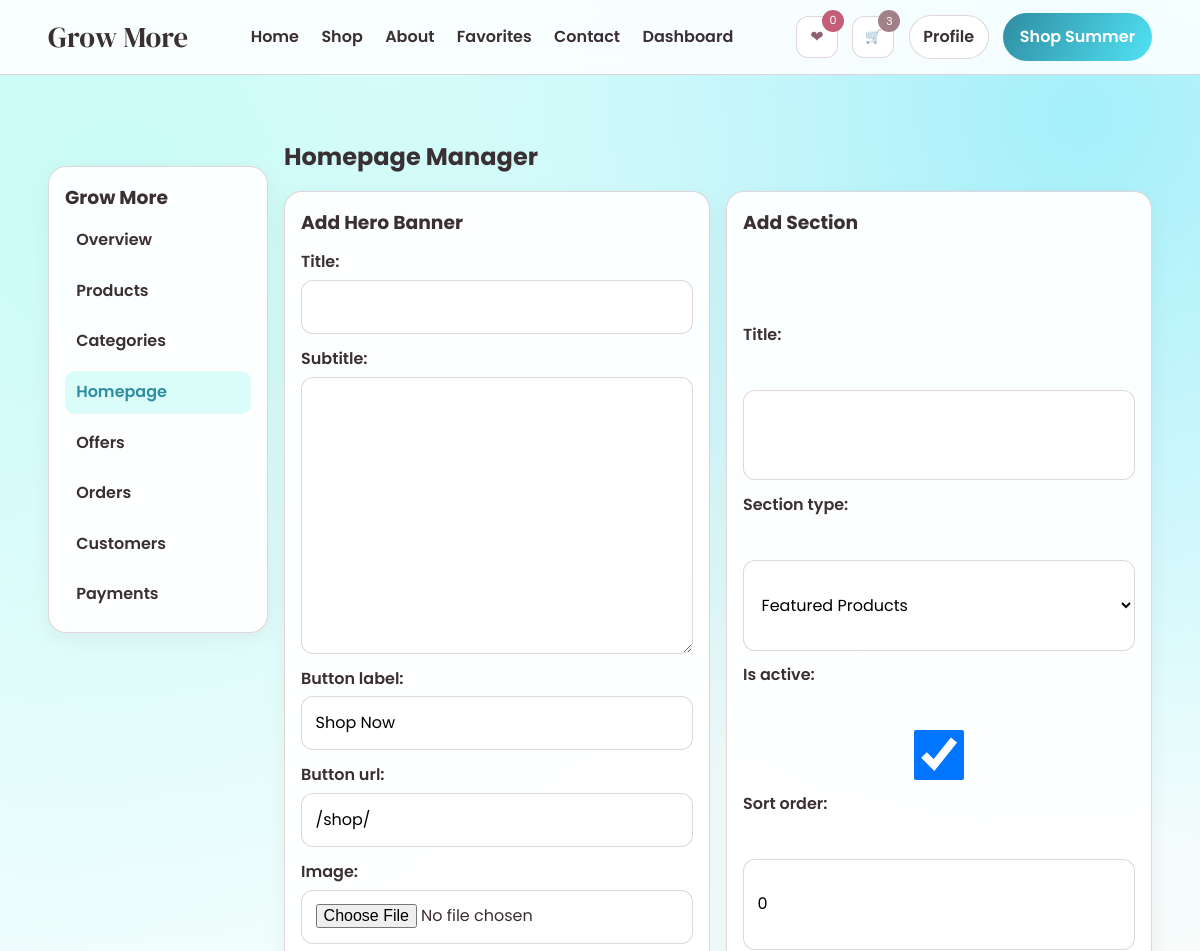
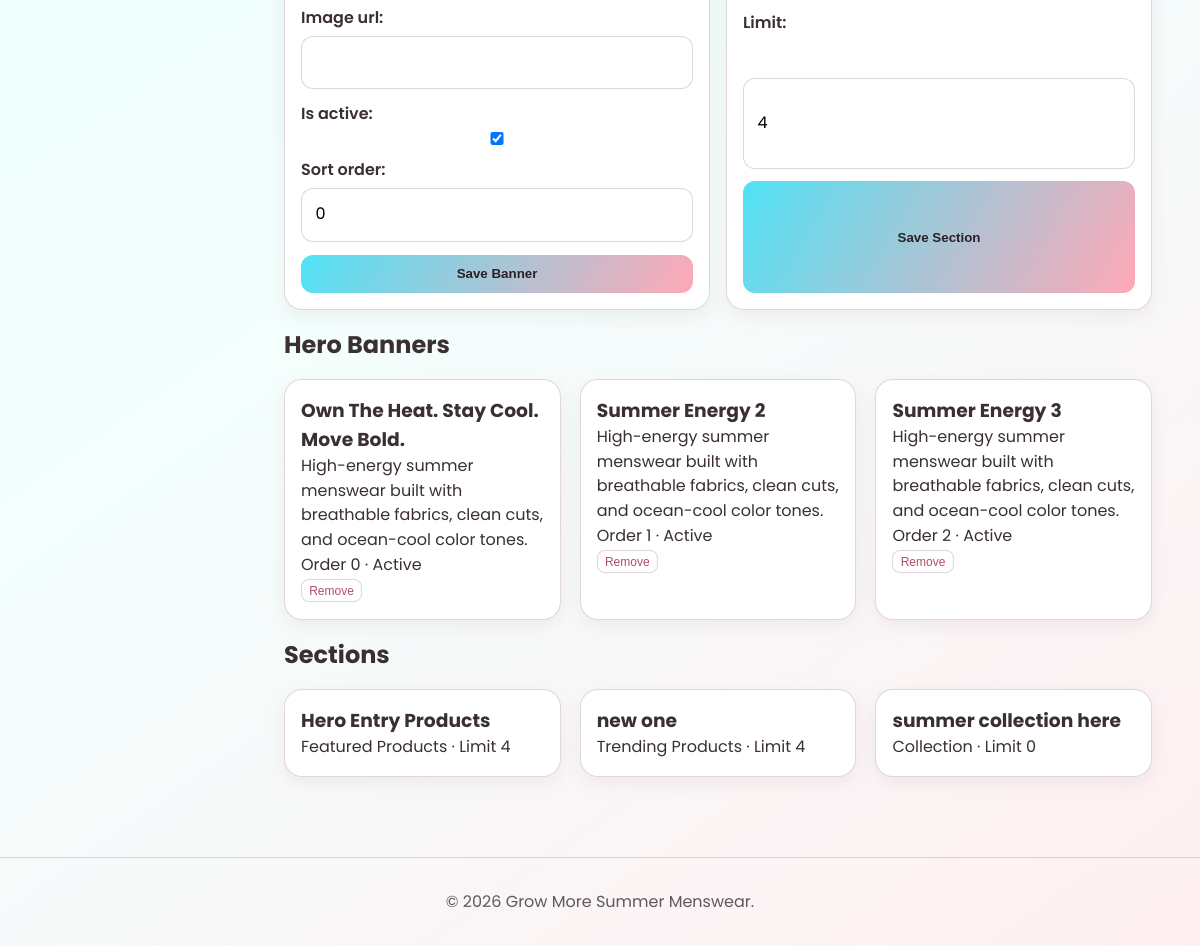
The page /dashboard/homepage/ (signed in) on the database its author committed (2 pictures, top to bottom).
### core/models.py (models this page shows, shortened)
class HeroBanner(models.Model):
    title = models.CharField(max_length=160)
    subtitle = models.TextField(blank=True)
    button_label = models.CharField(max_length=80, default="Shop Now")
    button_url = models.CharField(max_length=255, default="/shop/")
    image = models.FileField(upload_to="hero/", validators=[validate_store_image], blank=True)
    image_url = models.URLField(blank=True)
    is_active = models.BooleanField(default=True)
    sort_order = models.PositiveIntegerField(default=0)
    created_at = models.DateTimeField(auto_now_add=True)
    class Meta:
        ordering = ["sort_order", "-created_at"]

class HomepageSection(models.Model):
    SECTION_TYPES = [
        ("featured", "Featured Products"),
        ("trending", "Trending Products"),
        ("collection", "Collection"),
    ]
    title = models.CharField(max_length=120)
    section_type = models.CharField(max_length=20, choices=SECTION_TYPES, default="featured")
    is_active = models.BooleanField(default=True)
    sort_order = models.PositiveIntegerField(default=0)
    limit = models.PositiveIntegerField(default=4)
    class Meta:
        ordering = ["sort_order", "title"]

### dashboard/views.py (the view)
# urls.py: path("homepage/", views.homepage, name="homepage"),
@staff_member_required
def homepage(request):
    banner_form = HeroBannerForm()
    section_form = HomepageSectionForm()
    return render(
        request,
        "dashboard/homepage.html",
        {"banner_form": banner_form, "section_form": section_form, "banners": HeroBanner.objects.all(), "sections": HomepageSection.objects.all()},
    )

### core/forms.py
class HeroBannerForm(forms.ModelForm):
    class Meta:
        model = HeroBanner
        fields = ("title", "subtitle", "button_label", "button_url", "image", "image_url", "is_active", "sort_order")

class HomepageSectionForm(forms.ModelForm):
    class Meta:
        model = HomepageSection
        fields = ("title", "section_type", "is_active", "sort_order", "limit")

### core/context_processors.py (called while the page is built)
def cart(request):
    try:
        current_cart = get_or_create_cart(request)
        return {"cart": current_cart, "cart_count": current_cart.total_quantity}
    except Exception:
        return {"cart": None, "cart_count": 0}

### offers/context_processors.py (called while the page is built)
def active_offer(request):
    offer = active_popup_offer()
    return {
        "active_popup_offer": offer,
        "active_popup_offer_payload": offer_payload(offer),
    }

### offers/services.py (called while the page is built, shortened)
def active_offers():
    now = timezone.now()
    return (
        PromotionalOffer.objects.filter(is_active=True, starts_at__lte=now, ends_at__gte=now)
        .prefetch_related("products", "categories")
        .order_by("display_priority", "-discount_percent")
    )

def active_popup_offer():
    return active_offers().filter(show_on_homepage=True).first()

def offer_payload(offer):
    if not offer:
        return None

### orders/models.py (called while the page is built)
    @property
    def total_quantity(self):
        return sum(item.quantity for item in self.items.all())

### orders/services.py (called while the page is built)
def get_or_create_cart(request):
    if request.user.is_authenticated:
        cart, _ = Cart.objects.get_or_create(user=request.user)
        return cart
    if not request.session.session_key:
        request.session.create()
    cart, _ = Cart.objects.get_or_create(session_key=request.session.session_key, user=None)
    return cart

### templates/dashboard/homepage.html (shortened to what this page needs)
{% extends "dashboard/base.html" %}
{% load static %}
{% block dashboard_content %}
  <h1>Homepage Manager</h1>
  <section class="dashboard-two">
    <form class="card form admin-form" method="post" enctype="multipart/form-data" action="{% url 'dashboard:banner_create' %}">
      {% csrf_token %}<h3>Add Hero Banner</h3>{{ banner_form.as_p }}<button class="submit-btn" type="submit">Save Banner</button>
    </form>
    <form class="card form admin-form" method="post" action="{% url 'dashboard:section_create' %}">
      {% csrf_token %}<h3>Add Section</h3>{{ section_form.as_p }}<button class="submit-btn" type="submit">Save Section</button>
    </form>
  </section>
  <h2>Hero Banners</h2>
  <div class="grid">
    {% for banner in banners %}
      <article class="info-card"><h3>{{ banner.title }}</h3><p>{{ banner.subtitle }}</p><p>Order {{ banner.sort_order }} · {{ banner.is_active|yesno:"Active,Inactive" }}</p><form method="post" action="{% url 'dashboard:banner_delete' banner.pk %}">{% csrf_token %}<button class="remove-btn" type="submit">Remove</button></form></article>
    {% empty %}<p class="muted">No banners configured.</p>{% endfor %}
  </div>
  <h2>Sections</h2>
  <div class="grid">{% for section in sections %}<article class="info-card"><h3>{{ section.title }}</h3><p>{{ section.get_section_type_display }} · Limit {{ section.limit }}</p></article>{% endfor %}</div>
{% endblock %}

### static/css/styles.css (style rules this page uses)
:root { --bright-blue: #51e2f5; --blue-green: #9df9ef; --dusty-white: #edf756; --pink-sand: #ffa8b6; --dark-sand: #a28089; --ink-900: #3a2f33; --white: #ffffff; --border: rgba(162, 128, 137, 0.32); --shadow: 0 18px 40px rgba(81, 226, 245, 0.18); --radius: 18px; --transition: 280ms ease; --font-brand: "Palm Beach", "DM Serif Display", serif; --font-hero: "KG Summer Sunshine", "Poppins", sans-serif; --font-tag: "Tropical Asian", "Poppins", sans-serif; }
* { margin: 0; padding: 0; box-sizing: border-box; }
html, body { overflow-x: hidden; }
body { font-family: "Poppins", sans-serif; color: var(--ink-900); background: radial-gradient(circle at 10% 10%, color-mix(in srgb, var(--blue-green) 55%, white), transparent 38%), radial-gradient(circle at 90% 6%, color-mix(in srgb, var(--bright-blue) 52%, white), transparent 36%), linear-gradient(145deg, color-mix(in srgb, var(--bright-blue) 14%, white), color-mix(in srgb, var(--blue-green) 12%, white) 55%, color-mix(in srgb, var(--pink-sand) 18%, white)); line-height: 1.55; }
body.has-fixed-header { padding-top: calc(74px + env(safe-area-inset-top)); }
.icon-btn, .cta-btn, .add-btn, .submit-btn, .ghost-btn { border: none; cursor: pointer; transition: transform var(--transition), box-shadow var(--transition), background var(--transition); }
.grid { display: grid; grid-template-columns: repeat(auto-fit, minmax(220px, 1fr)); gap: 1.2rem; }
.card, .product-card, .info-card { border: 1px solid var(--border); border-radius: var(--radius); background: rgba(255,255,255,.94); box-shadow: 0 6px 18px rgba(162, 128, 137, .12); }
.add-btn, .submit-btn { width: 100%; border-radius: 12px; padding: .72rem; font-weight: 600; background: linear-gradient(120deg, var(--bright-blue), var(--pink-sand)); color: #2b2025; }
.info-card { padding: 1rem; }
.remove-btn { border: 1px solid var(--border); background: #fff; color: #b24e62; border-radius: 8px; font-size: .75rem; padding: .22rem .45rem; cursor: pointer; }
.form { display: grid; gap: .8rem; }
input, textarea, select { width: 100%; border: 1px solid var(--border); border-radius: 12px; padding: .85rem; font: inherit; background: #fff; }
.profile-grid, .dashboard-two { display: grid; grid-template-columns: repeat(2, minmax(0, 1fr)); gap: 1rem; }
.admin-form { padding: 1rem; }
.admin-form p { display: grid; gap: .32rem; }
.admin-form label { font-weight: 600; }

### rows shown on the page
HeroBanner: title "Own The Heat. Stay Cool. Move Bold.", subtitle "High-energy summer menswear built with breathable fabrics, clean cuts, and ocean-cool color tones.", sort_order "0", is_active "Active"
HeroBanner: title "Summer Energy 2", subtitle "High-energy summer menswear built with breathable fabrics, clean cuts, and ocean-cool color tones.", sort_order "1", is_active "Active"
HeroBanner: title "Summer Energy 3", subtitle "High-energy summer menswear built with breathable fabrics, clean cuts, and ocean-cool color tones.", sort_order "2", is_active "Active"
HomepageSection: title "Hero Entry Products", section_type "Featured Products", limit "4"
HomepageSection: title "new one", section_type "Trending Products", limit "4"
HomepageSection: title "summer collection here", section_type "Collection", limit "0"

### other values the page prints
{{ cart_count|default:0 }} "3"
